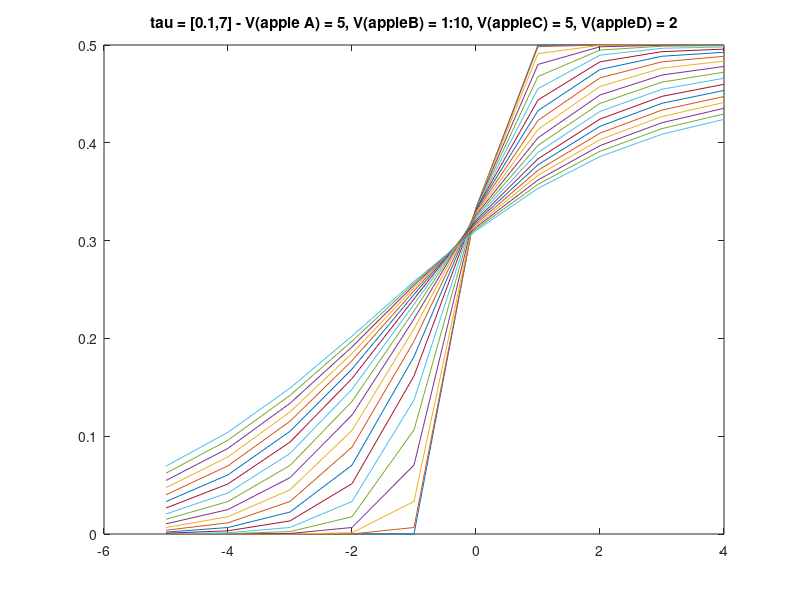

Reproduce this figure in MATLAB.

figure()

for tau=0.1:0.1:2%:1:7
    

    V_1 = 5;

    for V_2 = 1:10

    V_3 = 5;
    V_4 = 2; %[1:10];

        %% data hygiene

        VsT1 = exp(V_1 ./ tau); % remove max to avoid numerical overflow (cf Friston spm_softmax)
        VsT2 = exp(V_2 ./ tau);
        VsT3 = exp(V_3 ./ tau);
        VsT4 = exp(V_4 ./ tau);

        diff_V1_V2(V_2) = V_1 - V_2;

        %% softmax transformation 
        pi(V_2) = (VsT1 / (VsT1+VsT2+VsT3+VsT4));

    end

plot(diff_V1_V2, pi); hold on;
end
title('tau = [0.1,7] - V(apple A) = 5, V(appleB) = 1:10, V(appleC) = 5, V(appleD) = 2')
